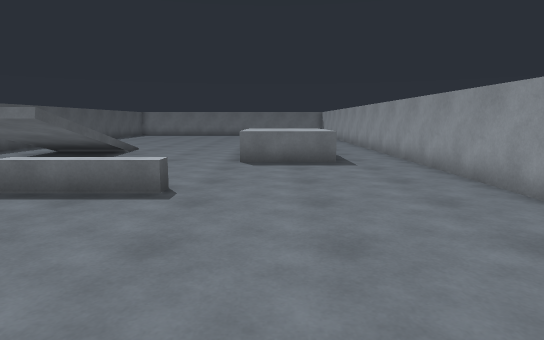
View 1 (above)

15 first-person views from a walk through a 3-D level made in the Unity game engine. The camera is 1.3 m above the floor, tilts 8° down and sees 75° across. The floor is counted in squares, 1 m on a side. Each view is taken from the middle of a square. On the plan, view 1 faces up. The plan holds only what a view shows up to about 15 squares ahead; the rest is blank. The place goes on beyond the plan. The player character is not drawn.

View 2
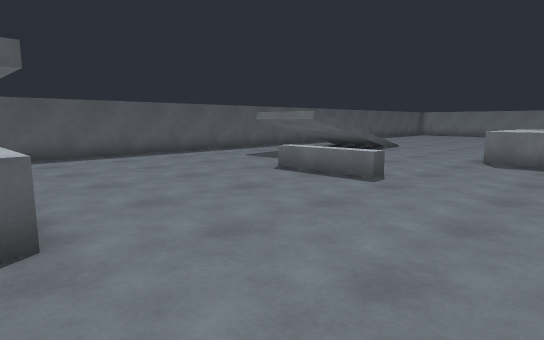

View 3
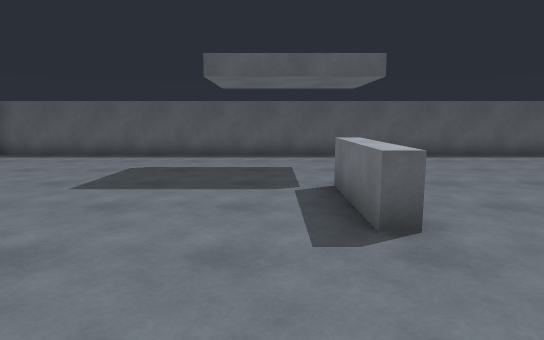

View 4
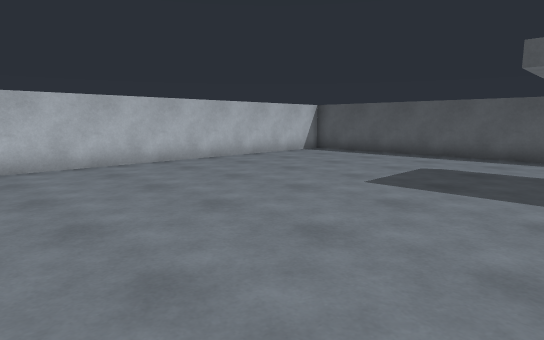

View 5
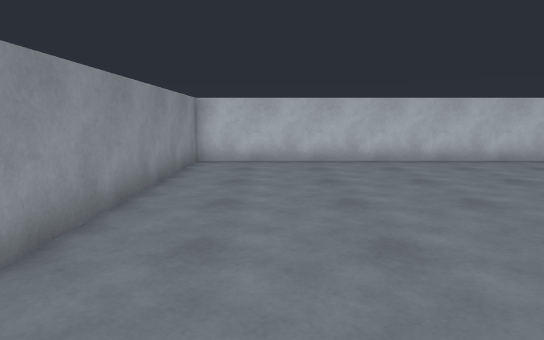

View 6
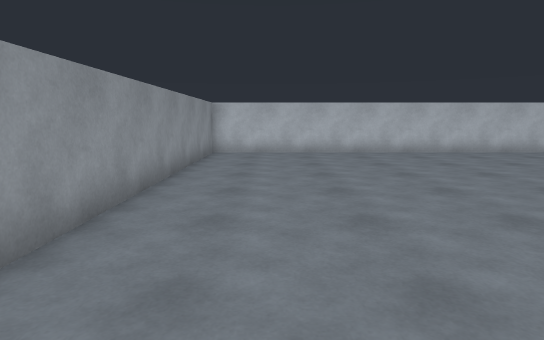

View 7
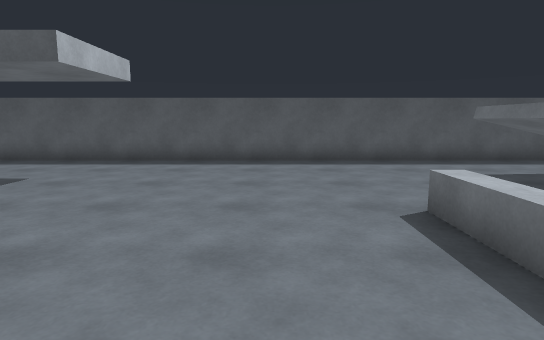

View 8
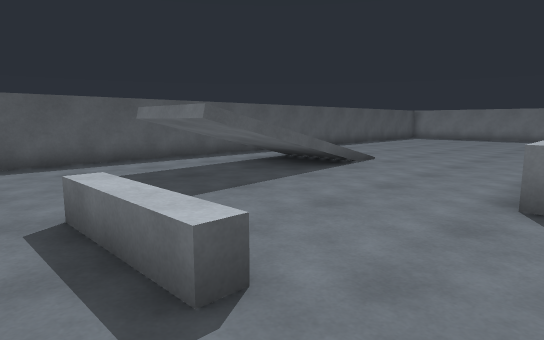

View 9
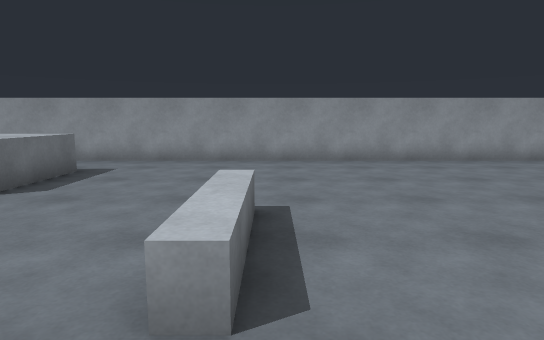

View 10
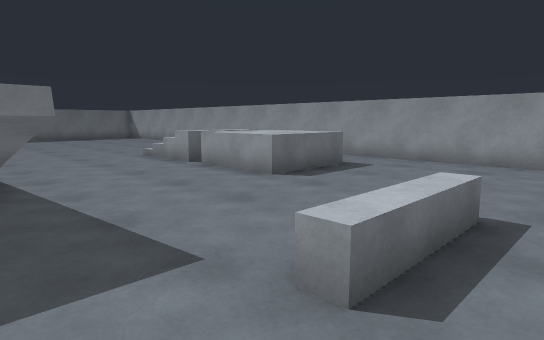

View 11
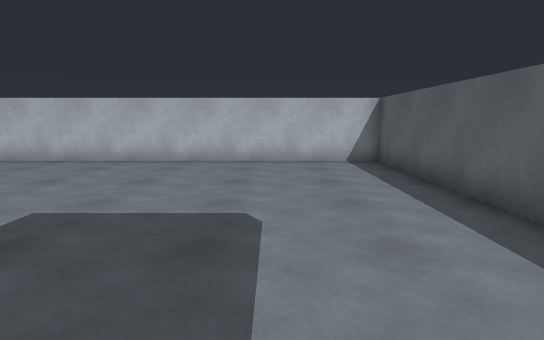

View 12
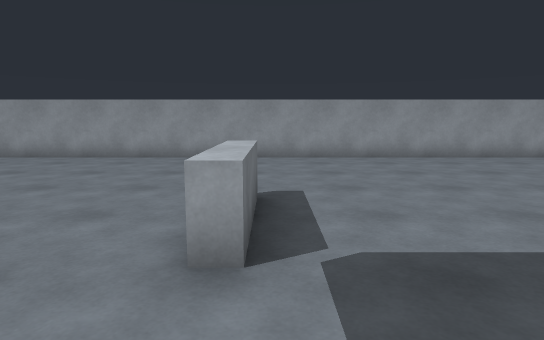

View 13
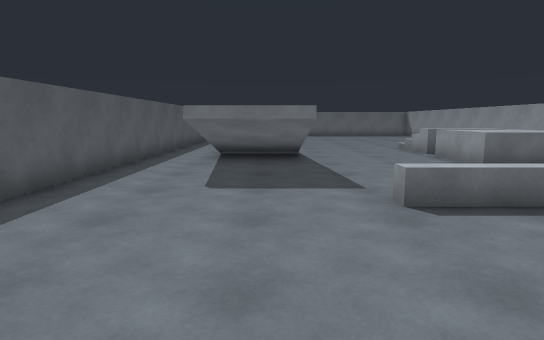

View 14
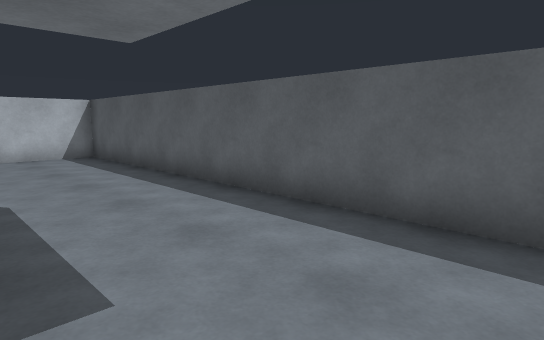

View 15
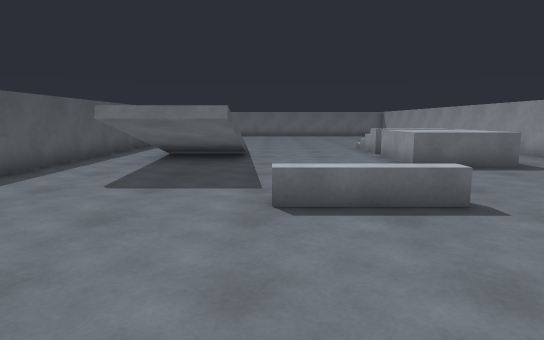

### Floor plan
Key: @ floor where view 1 was taken; # wall or solid block; . main floor; : floor 1 m higher than the main floor; + floor 1.5 m higher than the main floor; / step, stairs or slope; = window, fence, low wall or low ledge; ^ raised ledge.
Columns run from 12 left of view 1 to 5 right of it. Each row starts with its distance up from view 1.
 12 #...  :....^^^^..#
 11 #../  /....^^^^..#
 10 #...  +..........#
  9 #..#.............#
  8 #................#
  7 #......=^^=......#
  6 #......=^^=......#
  5 #................#
  4 #................#
  3 #................#
  2 #................#
  1 #................#
  0 #......=^^=.@....#
 -1 #......=^^=......#
 -2 #................#
 -3 #................#
 -4 #................#
 -5 #................#
 -6 #................#
 -7 #................#
 -8 #................#
 -9 #................#
-10 #................#
-11 #................#
-12 #................#
-13 ##################

Positions as (right, up) in squares from view 1, and headings:
1: (0, 0), facing up
2: (2, -1), facing up-left
3: (2, -2), facing left
4: (2, -2), facing down-left
5: (2, -1), facing down
6: (2, 2), facing down
7: (0, 4), facing left
8: (0, 5), facing up-left
9: (-7, 6), facing right
10: (-7, 5), facing up-right
11: (-8, -1), facing down
12: (-8, -1), facing right
13: (-7, 1), facing up
14: (-7, 1), facing down-left
15: (-5, 1), facing up
